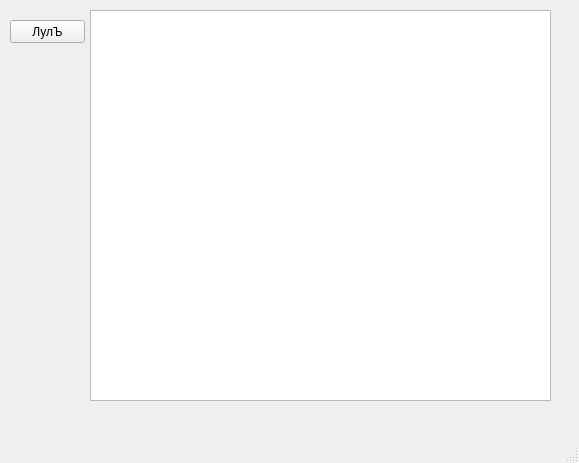
<?xml version="1.0" encoding="UTF-8"?>
<ui version="4.0">
 <class>MainWindow</class>
 <widget class="QMainWindow" name="MainWindow">
  <property name="geometry">
   <rect>
    <x>0</x>
    <y>0</y>
    <width>579</width>
    <height>463</height>
   </rect>
  </property>
  <property name="windowTitle">
   <string>Hexsharder</string>
  </property>
  <property name="styleSheet">
   <string notr="true"/>
  </property>
  <widget class="QWidget" name="centralWidget">
   <widget class="QPushButton" name="pushButton_2">
    <property name="geometry">
     <rect>
      <x>10</x>
      <y>20</y>
      <width>75</width>
      <height>23</height>
     </rect>
    </property>
    <property name="text">
     <string>ЛулЪ</string>
    </property>
   </widget>
   <widget class="QTableView" name="tableView">
    <property name="geometry">
     <rect>
      <x>90</x>
      <y>10</y>
      <width>461</width>
      <height>391</height>
     </rect>
    </property>
    <property name="selectionBehavior">
     <enum>QAbstractItemView::SelectRows</enum>
    </property>
   </widget>
  </widget>
  <widget class="QMenuBar" name="menuBar">
   <property name="geometry">
    <rect>
     <x>0</x>
     <y>0</y>
     <width>579</width>
     <height>27</height>
    </rect>
   </property>
  </widget>
  <widget class="QStatusBar" name="statusBar"/>
 </widget>
 <layoutdefault spacing="6" margin="11"/>
 <resources/>
 <connections/>
</ui>
